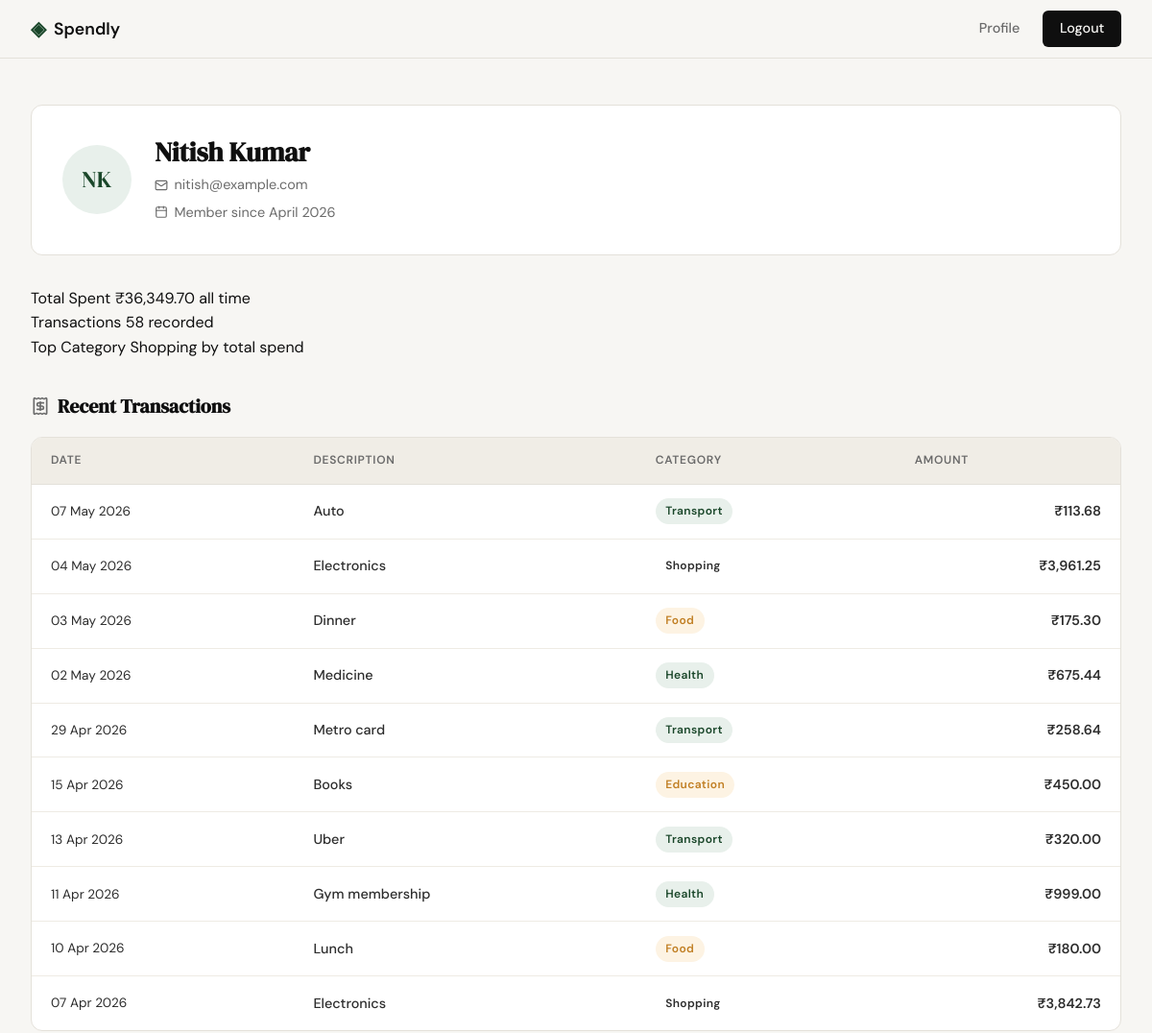
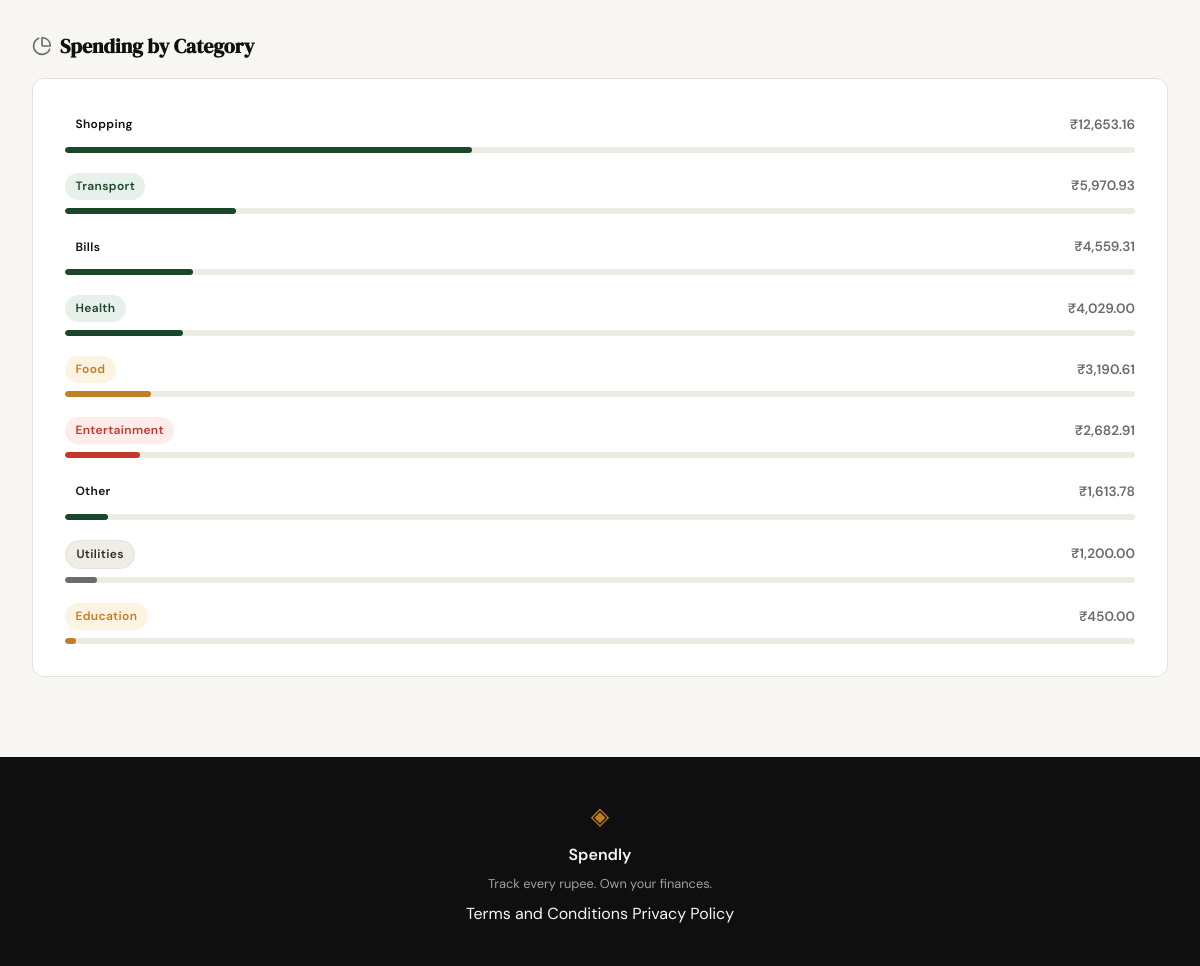
Screenshot of /profile (signed in) with the database file from the repository (2 pictures, top to bottom).
### tables this page shows
CREATE TABLE users (
            id         INTEGER PRIMARY KEY AUTOINCREMENT,
            name       TEXT    NOT NULL,
            email      TEXT    NOT NULL UNIQUE,
            password   TEXT    NOT NULL,
            created_at TEXT    NOT NULL DEFAULT (datetime('now'))
        );

CREATE TABLE expenses (
            id          INTEGER PRIMARY KEY AUTOINCREMENT,
            user_id     INTEGER NOT NULL REFERENCES users(id),
            title       TEXT    NOT NULL,
            amount      REAL    NOT NULL,
            category    TEXT    NOT NULL,
            date        TEXT    NOT NULL,
            description TEXT
        );

### app.py (the view)
@app.route("/profile")
def profile():
    if not session.get("user_id"):
        return redirect(url_for("login"))
    user = get_user_by_id(session["user_id"])
    if user is None:
        session.clear()
        return redirect(url_for("login"))
    stats        = get_summary_stats(session["user_id"])
    transactions = get_recent_transactions(session["user_id"])
    categories   = get_category_breakdown(session["user_id"])
    return render_template("profile.html",
                           user=user, stats=stats,
                           transactions=transactions, categories=categories)

### database/db.py (called while the page is built)
def get_db():
    conn = sqlite3.connect(DB_PATH)
    conn.row_factory = sqlite3.Row
    conn.execute("PRAGMA foreign_keys = ON")
    return conn

### database/queries.py (called while the page is built)
def get_user_by_id(user_id):
    conn = get_db()
    row = conn.execute("SELECT * FROM users WHERE id = ?", (user_id,)).fetchone()
    conn.close()
    if row is None:
        return None
    created_at = datetime.fromisoformat(row["created_at"])
    return {
        "name": row["name"],
        "email": row["email"],
        "initials": "".join(w[0].upper() for w in row["name"].split()[:2]),
        "member_since": created_at.strftime("%B %Y"),
    }

def get_summary_stats(user_id):
    conn = get_db()
    rows = conn.execute(
        "SELECT amount, category FROM expenses WHERE user_id = ?", (user_id,)
    ).fetchall()
    conn.close()
    if not rows:
        return {"total_spent": "₹0.00", "tx_count": 0, "top_category": "—"}
    total = sum(r["amount"] for r in rows)
    cat_totals = {}
    for r in rows:
        cat_totals[r["category"]] = cat_totals.get(r["category"], 0) + r["amount"]
    top_cat = max(cat_totals, key=cat_totals.get)
    return {
        "total_spent": f"₹{total:,.2f}",
        "tx_count": len(rows),
        "top_category": top_cat,
    }

def get_recent_transactions(user_id, limit=10):
    conn = get_db()
    rows = conn.execute(
        "SELECT title, amount, category, date FROM expenses "
        "WHERE user_id = ? ORDER BY date DESC LIMIT ?",
        (user_id, limit),
    ).fetchall()
    conn.close()
    result = []
    for r in rows:
        d = datetime.strptime(r["date"], "%Y-%m-%d")
        result.append({
            "date": d.strftime("%d %b %Y"),
            "description": r["title"],
            "category": r["category"],
            "amount": f"₹{r['amount']:,.2f}",
        })
    return result

def get_category_breakdown(user_id):
    conn = get_db()
    rows = conn.execute(
        "SELECT category, SUM(amount) as total FROM expenses "
        "WHERE user_id = ? GROUP BY category ORDER BY total DESC",
        (user_id,),
    ).fetchall()
    conn.close()
    if not rows:
        return []
    grand_total = sum(r["total"] for r in rows)
    result = [
        {
            "name": r["category"],
            "total": f"₹{r['total']:,.2f}",
            "pct": int(r["total"] / grand_total * 100),
        }
        for r in rows
    ]
    diff = 100 - sum(item["pct"] for item in result)
    if diff and result:
        result[0]["pct"] += diff
    return result

### templates/profile.html (shortened to what this page needs)
{% extends "base.html" %}
{% block head %}
<link rel="stylesheet" href="{{ url_for('static', filename='css/profile.css') }}">
{% endblock %}
{% block content %}
<div class="profile-page">
    <div class="profile-inner">
        <div class="profile-header">
            <div class="profile-avatar">{{ user.initials }}</div>
            <div class="profile-identity">
                <h1 class="profile-name">{{ user.name }}</h1>
                <p class="profile-meta">
                    <i data-lucide="mail"></i>
                    {{ user.email }}
                </p>
                <p class="profile-meta">
                    <i data-lucide="calendar"></i>
                    Member since {{ user.member_since }}
                </p>
            </div>
        </div>
        <div class="mock-stats-row">
            <div class="mock-stat">
                <span class="mock-stat-label">Total Spent</span>
                <span class="mock-stat-value">{{ stats.total_spent }}</span>
                <span class="mock-stat-sub">all time</span>
            </div>
            <div class="mock-stat">
                <span class="mock-stat-label">Transactions</span>
                <span class="mock-stat-value">{{ stats.tx_count }}</span>
                <span class="mock-stat-sub">recorded</span>
            </div>
            <div class="mock-stat">
                <span class="mock-stat-label">Top Category</span>
                <span class="mock-stat-value">{{ stats.top_category }}</span>
                <span class="mock-stat-sub">by total spend</span>
            </div>
        </div>
        <div class="profile-section">
            <h2 class="profile-section-title">
                <i data-lucide="receipt"></i>
                Recent Transactions
            </h2>
            <div class="feature-card profile-table-card">
                <table class="tx-table">
                    <thead>
                        <tr>
                            <th>Date</th>
                            <th>Description</th>
                            <th>Category</th>
                            <th class="tx-amount-col">Amount</th>
                        </tr>
                    </thead>
                    <tbody>
                        {% for tx in transactions %}
                        <tr>
                            <td class="tx-date">{{ tx.date }}</td>
                            <td class="tx-desc">{{ tx.description }}</td>
                            <td>
                                <span class="tx-badge tx-badge--{{ tx.category | lower }}">
                                    {{ tx.category }}
                                </span>
                            </td>
                            <td class="tx-amount">{{ tx.amount }}</td>
                        </tr>
                        {% endfor %}
                    </tbody>
                </table>
            </div>
        </div>
        <div class="profile-section">
            <h2 class="profile-section-title">
                <i data-lucide="pie-chart"></i>
                Spending by Category
            </h2>
            <div class="feature-card">
                <div class="cat-list">
                    {% for cat in categories %}
                    <div class="cat-row">
                        <div class="cat-meta">
                            <span class="tx-badge tx-badge--{{ cat.name | lower }}">{{ cat.name }}</span>
                            <span class="cat-total">{{ cat.total }}</span>
                        </div>
                        <div class="mock-bar-track">
                            <div class="mock-bar cat-bar--{{ cat.name | lower }}" style="width: {{ cat.pct }}%"></div>
                        </div>
                    </div>
                    {% endfor %}
                </div>
            </div>
        </div>
    </div>
</div>
{% endblock %}

### templates/base.html (shortened to what this page needs)
<!DOCTYPE html>
<html lang="en">
<head>
    <link rel="stylesheet" href="{{ url_for('static', filename='css/style.css') }}">
    {% block head %}{% endblock %}
</head>
<body>
    <nav class="navbar">
        <div class="nav-inner">
            <a href="{{ url_for('landing') }}" class="nav-brand">
                <span class="brand-icon">◈</span>
                <span class="brand-name">Spendly</span>
            </a>
            <div class="nav-links">
                {% if session.get('user_id') %}
                <a href="{{ url_for('profile') }}">Profile</a>
                <a href="{{ url_for('logout') }}" class="nav-cta">Logout</a>
                {% else %}
                <a href="{{ url_for('login') }}">Sign in</a>
                <a href="{{ url_for('register') }}" class="nav-cta">Get started</a>
                {% endif %}
            </div>
        </div>
    </nav>
    <main class="main-content">
        {% block content %}{% endblock %}
    </main>
    <footer class="footer">
        <div class="footer-inner">
            <span class="brand-icon">◈</span>
            <span class="footer-name">Spendly</span>
            <p class="footer-copy">Track every rupee. Own your finances.</p>
            <div class="footer-links">
                <a href="/terms">Terms and Conditions</a>
                <a href="/privacy">Privacy Policy</a>
            </div>
        </div>
    </footer>
</body>
</html>

### static/css/style.css (style rules this page uses)
:root { --ink: #0f0f0f; --ink-soft: #2d2d2d; --ink-muted: #6b6b6b; --ink-faint: #a0a0a0; --paper: #f7f6f3; --paper-warm: #f0ede6; --paper-card: #ffffff; --accent: #1a472a; --accent-light: #e8f0eb; --accent-2: #c17f24; --accent-2-light: #fdf3e3; --danger: #c0392b; --danger-light: #fdecea; --border: #e4e1da; --border-soft: #eeebe4; --font-display: 'DM Serif Display', Georgia, serif; --font-body: 'DM Sans', system-ui, sans-serif; --max-width: 1200px; --auth-width: 440px; --radius-sm: 6px; --radius-md: 12px; --radius-lg: 20px; }
*, *::before, *::after { box-sizing: border-box; margin: 0; padding: 0; }
html { font-size: 16px; scroll-behavior: smooth; }
body { background: var(--paper); color: var(--ink); font-family: var(--font-body); font-size: 1rem; line-height: 1.6; -webkit-font-smoothing: antialiased; }
a { color: inherit; text-decoration: none; }
.navbar { position: sticky; top: 0; z-index: 100; background: var(--paper); border-bottom: 1px solid var(--border); padding: 0 2rem; }
.nav-inner { max-width: var(--max-width); margin: 0 auto; height: 60px; display: flex; align-items: center; justify-content: space-between; }
.nav-brand { display: flex; align-items: center; gap: 0.5rem; font-family: var(--font-body); font-weight: 600; font-size: 1.1rem; color: var(--ink); }
.brand-icon { color: var(--accent); font-size: 1.3rem; }
.brand-name { color: var(--ink); }
.nav-links { display: flex; align-items: center; gap: 1.5rem; font-size: 0.9rem; font-weight: 500; }
.nav-links a { color: var(--ink-muted); transition: color 0.2s; }
.nav-cta { background: var(--ink) !important; color: var(--paper) !important; padding: 0.45rem 1.1rem; border-radius: var(--radius-sm); transition: background 0.2s !important; }
.main-content { min-height: calc(100vh - 60px - 100px); }
.mock-bar-track { height: 6px; background: var(--border-soft); border-radius: 999px; overflow: hidden; }
.mock-bar { height: 100%; background: var(--accent); border-radius: 999px; transition: width 0.6s ease; }
.feature-card { background: var(--paper-card); border: 1px solid var(--border); border-radius: var(--radius-md); padding: 2rem; }
.footer { background: var(--ink); color: var(--paper); padding: 2.5rem 2rem; text-align: center; }
.footer-inner { display: flex; flex-direction: column; align-items: center; gap: 0.4rem; }
.footer .brand-icon { color: var(--accent-2); font-size: 1.5rem; }
.footer-name { font-weight: 600; font-size: 1rem; }
.footer-copy { font-size: 0.8rem; color: var(--ink-faint); }

### rows the page displays
users: name "Nitish Kumar", email "nitish@example.com"
expenses: top_category "Shopping"
expenses: date "07 May 2026", description "Auto", category "Transport", amount "₹113.68"
expenses: date "04 May 2026", description "Electronics", category "Shopping", amount "₹3,961.25"
expenses: date "03 May 2026", description "Dinner", category "Food", amount "₹175.30"
expenses: date "02 May 2026", description "Medicine", category "Health", amount "₹675.44"
expenses: date "29 Apr 2026", description "Metro card", category "Transport", amount "₹258.64"
expenses: date "15 Apr 2026", description "Books", category "Education", amount "₹450.00"
expenses: date "13 Apr 2026", description "Uber", category "Transport", amount "₹320.00"
expenses: date "11 Apr 2026", description "Gym membership", category "Health", amount "₹999.00"
expenses: date "10 Apr 2026", description "Lunch", category "Food", amount "₹180.00"
expenses: date "07 Apr 2026", description "Electronics", category "Shopping", amount "₹3,842.73"

### other values shown
{{ user.initials }} "NK"
{{ user.member_since }} "April 2026"
{{ stats.total_spent }} "₹36,349.70"
{{ stats.tx_count }} "58"
{{ cat.name }} "Shopping" "Transport" "Bills" "Health" "Food" "Entertainment" "Other" "Utilities" "Education"
{{ cat.total }} "₹12,653.16" "₹5,970.93" "₹4,559.31" "₹4,029.00" "₹3,190.61" "₹2,682.91" "₹1,613.78" "₹1,200.00" "₹450.00"
